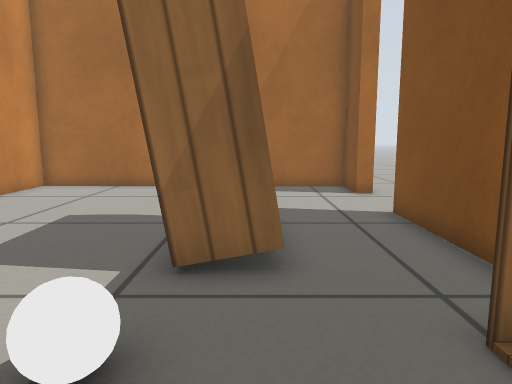
[1] (above)

12 first-person views from a walk through a Gazebo world. The camera is 0.47 m above the floor, tilts 8° down and sees 70° across. The floor is counted in squares, 0.25 m on a side. Each view is taken from the middle of a square. On the plan, view 1 faces up. The plan holds only what a view shows up to about 18 squares ahead; the rest is blank. The robots in the file are not drawn. Gazebo's built-in surfaces are drawn with simple patterns.

[2]
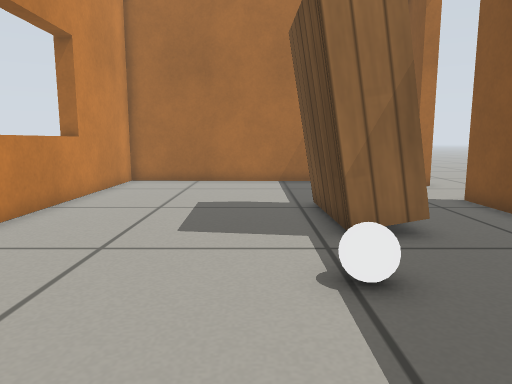

[3]
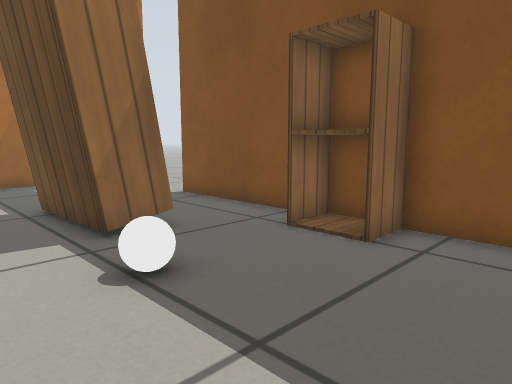

[4]
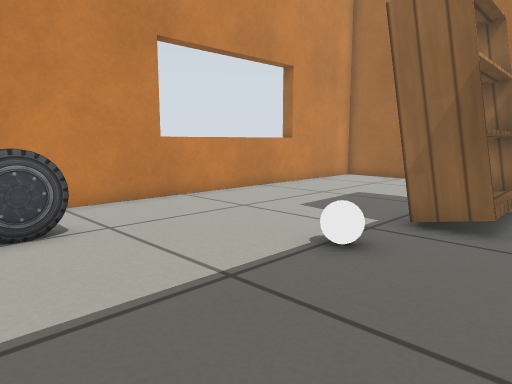

[5]
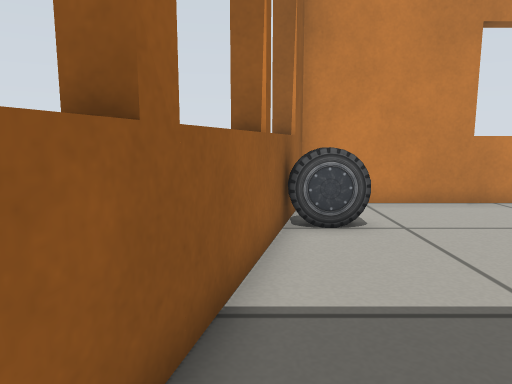

[6]
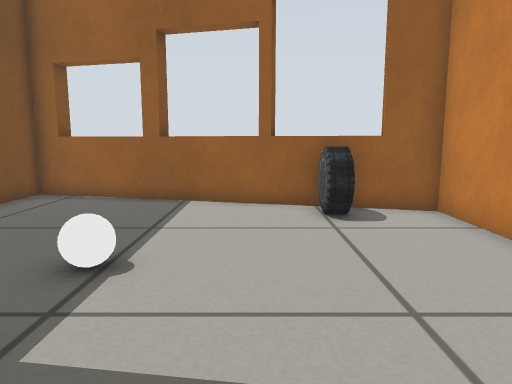

[7]
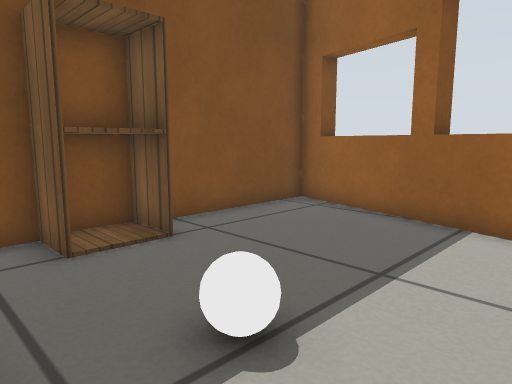

[8]
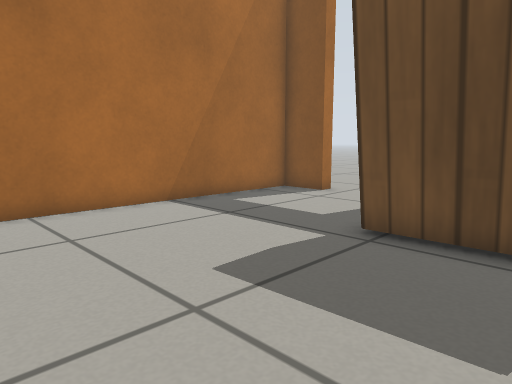

[9]
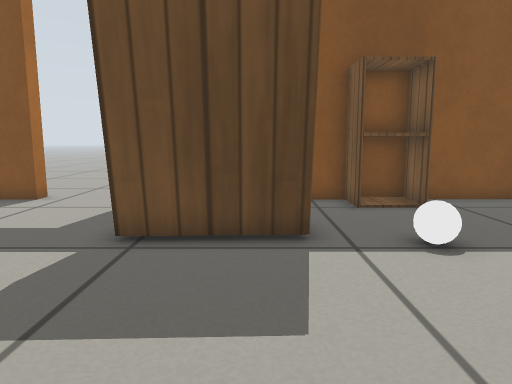

[10]
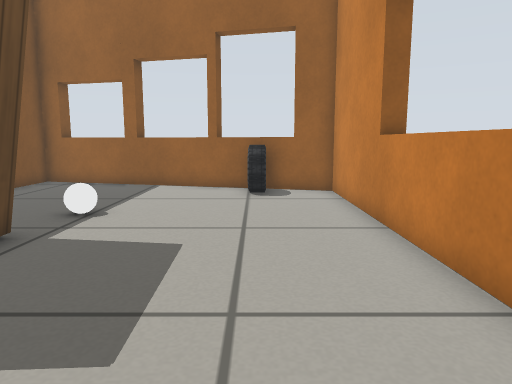

[11]
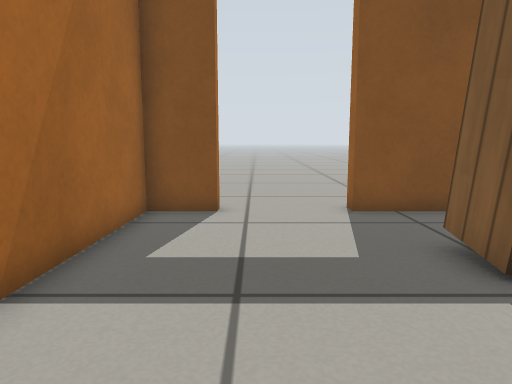

[12]
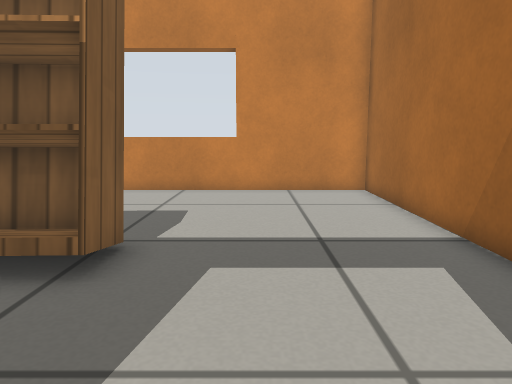

### Floor plan
Key: @ floor where view 1 was taken; # wall or solid block; . floor; D open door; B bookshelf; W white ball; C cabinet; A car.
Columns run from 9 left of view 1 to 5 right of it. Each row starts with its distance up from view 1.
 15 ##############.
 14 #............#.
 13 #............D.
 12 #............D.
 11 #............D.
 10 #............D.
  9 #.......BB...#.
  8 #......BBB...#
  7 #......BBB...#
  6 #......BBB...#
  5 #......BBB...#
  4 #............#
  3 #......WW..CC#
  2 #......W...CCC
  1 #..........CC#
  0 #........@...#
 -1 #..A.........#
 -2 ###A.........#
 -3   ######.....#
 -4        #####.#
 -5            ###

Positions as (right, up) in squares from view 1, and headings:
1: (0, 0), facing up
2: (-3, -2), facing up
3: (-4, -2), facing up-right
4: (2, -3), facing up-left
5: (2, -3), facing left
6: (-4, 8), facing down
7: (-4, 5), facing down-right
8: (-8, 5), facing up-right
9: (-8, 6), facing right
10: (-6, 12), facing down
11: (-6, 12), facing right
12: (5, 11), facing left
